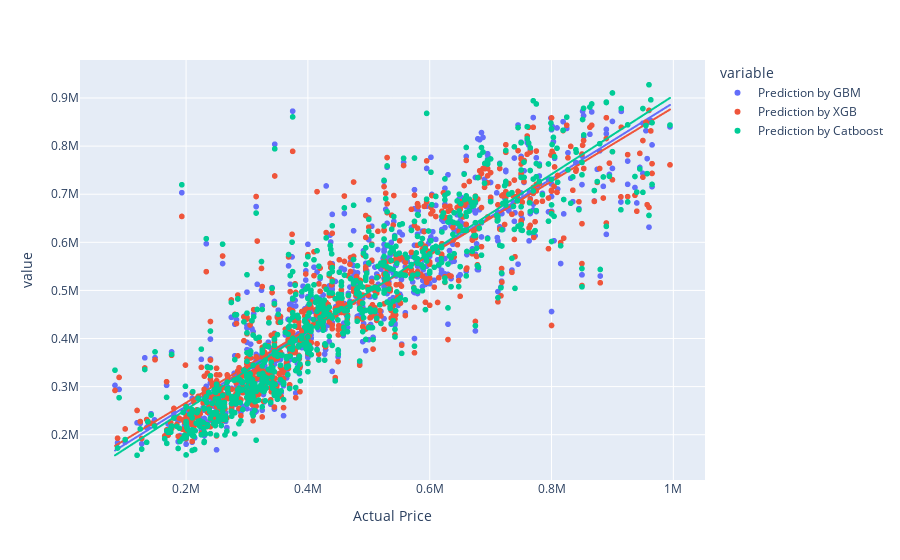

Here is the notebook cell this chart was saved with:
### Code cell
fig = px.scatter(y_pred, x= 'Actual Price', y= y_pred.columns[1:4], trendline="ols")
fig.show()

### Figure 1 — Plotly figure (JSON) as saved in the notebook; plotly's stock layout.template omitted (floating-point values rounded to 4 significant figures; data arrays with more than 128 entries replaced by an {"elided": "..."} marker saying what was removed)
{"data": [{"hovertemplate": "variable=Prediction by GBM<br>Actual Price=%{x}<br>value=%{y}<extra></extra>", "legendgroup": "Prediction by GBM", "marker": {"color": "#636efa", "symbol": "circle"}, "mode": "markers", "name": "Prediction by GBM", "showlegend": true, "type": "scattergl", "x": {"elided": "815 float values"}, "xaxis": "x", "y": {"elided": "815 float values"}, "yaxis": "y"}, {"hovertemplate": "<b>OLS trendline</b><br>value = 0.788431 * Actual Price + 101531<br>R<sup>2</sup>=0.792991<br><br>variable=Prediction by GBM<br>Actual Price=%{x}<br>value=%{y} <b>(trend)</b><extra></extra>", "legendgroup": "Prediction by GBM", "marker": {"color": "#636efa", "symbol": "circle"}, "mode": "lines", "name": "Prediction by GBM", "showlegend": false, "type": "scattergl", "x": {"elided": "815 float values"}, "xaxis": "x", "y": {"elided": "815 float values"}, "yaxis": "y"}, {"hovertemplate": "variable=Prediction by XGB<br>Actual Price=%{x}<br>value=%{y}<extra></extra>", "legendgroup": "Prediction by XGB", "marker": {"color": "#EF553B", "symbol": "circle"}, "mode": "markers", "name": "Prediction by XGB", "showlegend": true, "type": "scattergl", "x": {"elided": "815 float values"}, "xaxis": "x", "y": {"elided": "815 float values"}, "yaxis": "y"}, {"hovertemplate": "<b>OLS trendline</b><br>value = 0.767347 * Actual Price + 112961<br>R<sup>2</sup>=0.787876<br><br>variable=Prediction by XGB<br>Actual Price=%{x}<br>value=%{y} <b>(trend)</b><extra></extra>", "legendgroup": "Prediction by XGB", "marker": {"color": "#EF553B", "symbol": "circle"}, "mode": "lines", "name": "Prediction by XGB", "showlegend": false, "type": "scattergl", "x": {"elided": "815 float values"}, "xaxis": "x", "y": {"elided": "815 float values"}, "yaxis": "y"}, {"hovertemplate": "variable=Prediction by Catboost<br>Actual Price=%{x}<br>value=%{y}<extra></extra>", "legendgroup": "Prediction by Catboost", "marker": {"color": "#00cc96", "symbol": "circle"}, "mode": "markers", "name": "Prediction by Catboost", "showlegend": true, "type": "scattergl", "x": {"elided": "815 float values"}, "xaxis": "x", "y": {"elided": "815 float values"}, "yaxis": "y"}, {"hovertemplate": "<b>OLS trendline</b><br>value = 0.815499 * Actual Price + 89162<br>R<sup>2</sup>=0.795779<br><br>variable=Prediction by Catboost<br>Actual Price=%{x}<br>value=%{y} <b>(trend)</b><extra></extra>", "legendgroup": "Prediction by Catboost", "marker": {"color": "#00cc96", "symbol": "circle"}, "mode": "lines", "name": "Prediction by Catboost", "showlegend": false, "type": "scattergl", "x": {"elided": "815 float values"}, "xaxis": "x", "y": {"elided": "815 float values"}, "yaxis": "y"}], "layout": {"legend": {"title": {"text": "variable"}, "tracegroupgap": 0}, "margin": {"t": 60}, "xaxis": {"anchor": "y", "domain": [0, 1], "title": {"text": "Actual Price"}}, "yaxis": {"anchor": "x", "domain": [0, 1], "title": {"text": "value"}}}}
